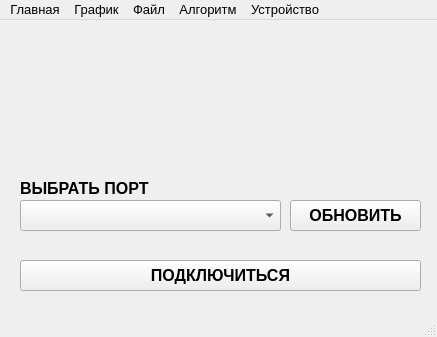
<?xml version="1.0" encoding="UTF-8"?>
<ui version="4.0">
 <class>MainWindow</class>
 <widget class="QMainWindow" name="MainWindow">
  <property name="geometry">
   <rect>
    <x>0</x>
    <y>0</y>
    <width>437</width>
    <height>337</height>
   </rect>
  </property>
  <property name="font">
   <font>
    <family>MS Sans Serif</family>
    <pointsize>10</pointsize>
   </font>
  </property>
  <property name="windowTitle">
   <string>MainWindow</string>
  </property>
  <widget class="QWidget" name="centralwidget">
   <widget class="QComboBox" name="portSelect">
    <property name="geometry">
     <rect>
      <x>20</x>
      <y>180</y>
      <width>261</width>
      <height>31</height>
     </rect>
    </property>
    <property name="font">
     <font>
      <family>MS Sans Serif</family>
      <pointsize>10</pointsize>
     </font>
    </property>
   </widget>
   <widget class="QLabel" name="label">
    <property name="geometry">
     <rect>
      <x>20</x>
      <y>160</y>
      <width>281</width>
      <height>16</height>
     </rect>
    </property>
    <property name="font">
     <font>
      <family>MS Sans Serif</family>
      <pointsize>12</pointsize>
      <weight>75</weight>
      <bold>true</bold>
     </font>
    </property>
    <property name="text">
     <string>ВЫБРАТЬ ПОРТ</string>
    </property>
   </widget>
   <widget class="QPushButton" name="b_connect">
    <property name="geometry">
     <rect>
      <x>20</x>
      <y>240</y>
      <width>401</width>
      <height>31</height>
     </rect>
    </property>
    <property name="font">
     <font>
      <family>MS Sans Serif</family>
      <pointsize>12</pointsize>
      <weight>75</weight>
      <bold>true</bold>
     </font>
    </property>
    <property name="text">
     <string>ПОДКЛЮЧИТЬСЯ</string>
    </property>
   </widget>
   <widget class="QPushButton" name="b_ports_update">
    <property name="geometry">
     <rect>
      <x>290</x>
      <y>180</y>
      <width>131</width>
      <height>31</height>
     </rect>
    </property>
    <property name="font">
     <font>
      <family>MS Sans Serif</family>
      <pointsize>12</pointsize>
      <weight>75</weight>
      <bold>true</bold>
     </font>
    </property>
    <property name="text">
     <string>ОБНОВИТЬ</string>
    </property>
   </widget>
   <widget class="QLabel" name="image_label">
    <property name="geometry">
     <rect>
      <x>90</x>
      <y>20</y>
      <width>271</width>
      <height>131</height>
     </rect>
    </property>
    <property name="text">
     <string/>
    </property>
   </widget>
  </widget>
  <widget class="QMenuBar" name="menubar">
   <property name="geometry">
    <rect>
     <x>0</x>
     <y>0</y>
     <width>437</width>
     <height>26</height>
    </rect>
   </property>
   <widget class="QMenu" name="menu_main">
    <property name="title">
     <string>Главная</string>
    </property>
   </widget>
   <widget class="QMenu" name="menu_graph">
    <property name="title">
     <string>График</string>
    </property>
   </widget>
   <widget class="QMenu" name="menu_file">
    <property name="title">
     <string>Файл</string>
    </property>
   </widget>
   <widget class="QMenu" name="menu_algo">
    <property name="title">
     <string>Алгоритм</string>
    </property>
   </widget>
   <widget class="QMenu" name="menu_device">
    <property name="title">
     <string>Устройство</string>
    </property>
   </widget>
   <addaction name="menu_main"/>
   <addaction name="menu_graph"/>
   <addaction name="menu_file"/>
   <addaction name="menu_algo"/>
   <addaction name="menu_device"/>
  </widget>
  <widget class="QStatusBar" name="statusbar"/>
 </widget>
 <resources/>
 <connections/>
</ui>
